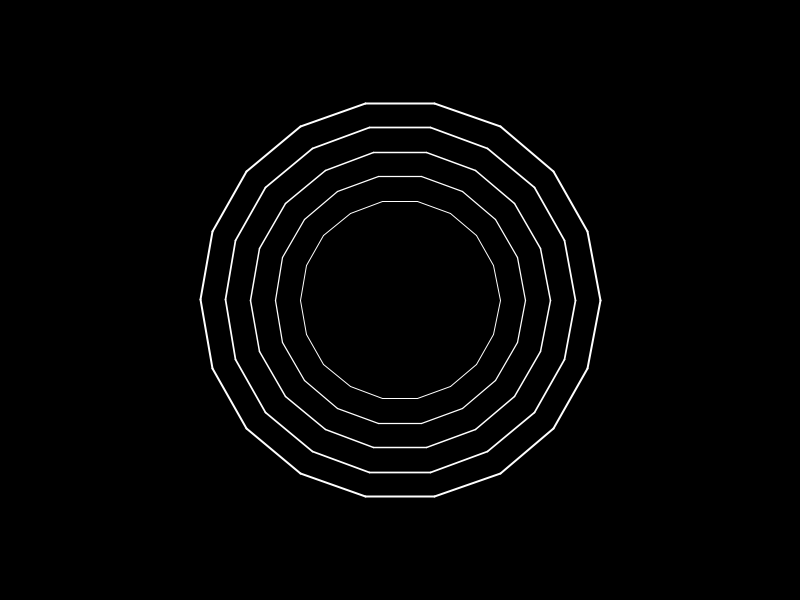
Frame 1 (no input)
Frame 60 (the mouse pressed at the canvas centre just before this capture): identical to frame 1, image omitted
Frame 120 (the mouse held since frame 60 and released just before this capture): identical to frame 1, image omitted

The Processing sketch that drew this single still picture (run headless with seeded random() and noise(); from frame 60 on, the mouse is pressed at the canvas centre):

// Processing sketch: fake_tree
// ── fake_tree.pde
void setup() {
  size(800, 600);
}

void draw() {
  background(0);
  
  drawCircle(width / 2, height / 2, 100, 1);
  drawCircle(width / 2, height / 2, 125, 1.25);
  drawCircle(width / 2, height / 2, 150, 1.5);
  drawCircle(width / 2, height / 2, 175, 1.75);
  drawCircle(width / 2, height / 2, 200, 2);
}

void drawCircle(float x, float y, float r, float w) {
  stroke(255);
  strokeWeight(w);
  
  float angleStep = 20;
  float angleMax = 360;
  float angleEnd, x1, y1, x2, y2;
  for (float angleStart = 0; angleStart < angleMax; angleStart = angleStart + angleStep) {
    angleEnd = angleStart + angleStep;
    
    x1 = x + r * cos(radians(angleStart));
    x2 = x + r * cos(radians(angleEnd));
    y1 = y + r * sin(radians(angleStart));
    y2 = y + r * sin(radians(angleEnd));
    
    line(x1, y1, x2, y2);
  }
}
